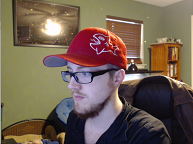
#> input picture WiredGTK/examples/bySomebody/OpenCV/1.Gray_Canny_etc/colored.png, 193 x 144 px
$ python 2.py
#> lines starting #> are read from the running program, lines starting #| are printed output that depends on the picture
import cv2
image = cv2.imread('colored.png')
#> image is the input picture: shape (144, 193, 3); mean B, G, R 82.3, 96.6, 114.7
gray_image = cv2.cvtColor(image, cv2.COLOR_BGR2GRAY)
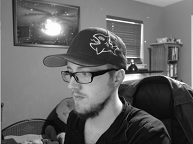
#> gray_image: shape (144, 193); min 0, max 255, mean 100.4
edges = cv2.Canny(gray_image,100,200)
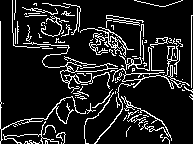
#> edges: shape (144, 193); 13% white in thin lines or dots
cv2.imshow('Original', edges)
